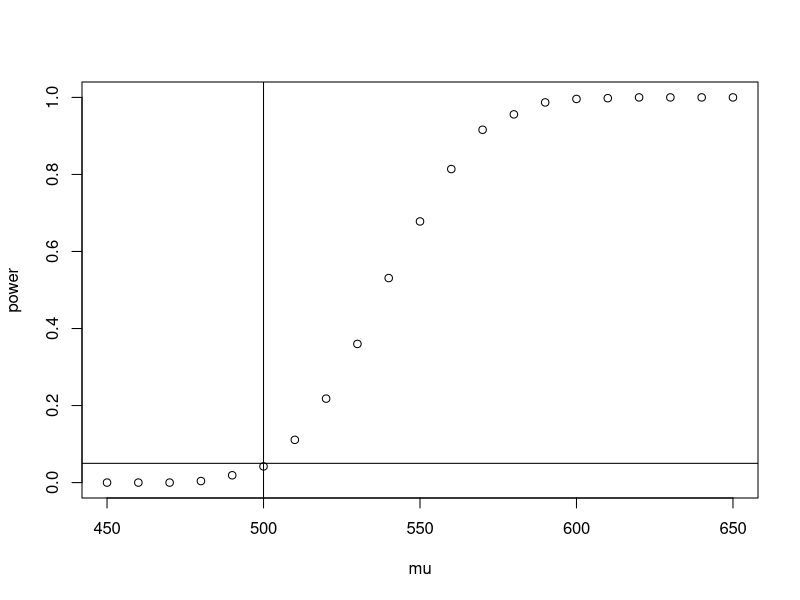
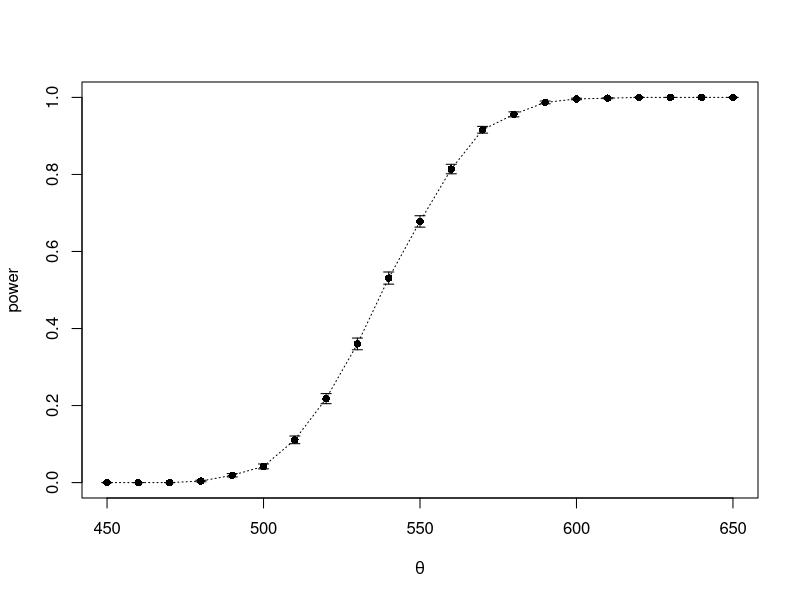
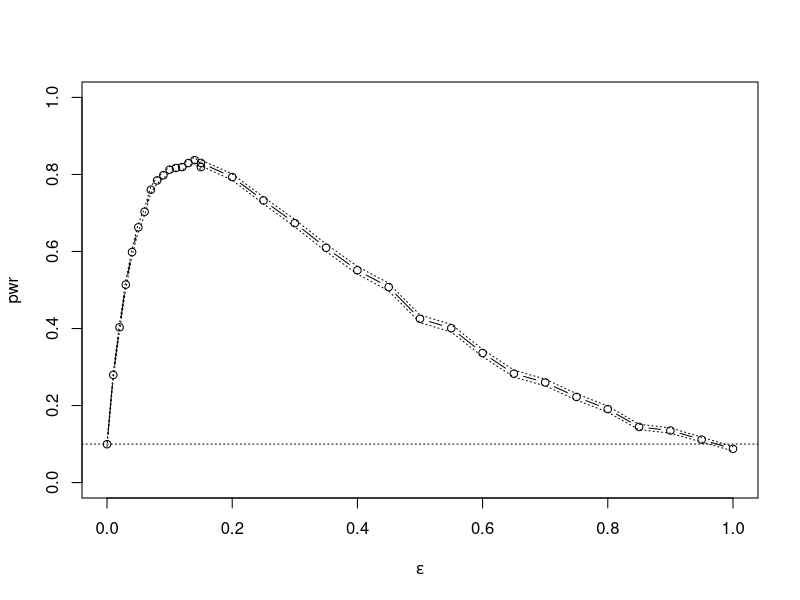

Write the R code that produced these figures, in order.
### Example 6.5 (MC estimate of confidence level)

#set.seed(123)
n <- 20
alpha <- .05
UCL <- replicate(1000, expr = {
  x <- rnorm(n, mean = 0, sd = 2)
  (n-1) * var(x) / qchisq(alpha, df = n-1)
} )
#count the number of intervals that contain sigma^2=4
sum(UCL > 4)
#or compute the mean to get the confidence level
mean(UCL > 4)


### Example 6.6 (Empirical confidence level)

n <- 20
alpha <- .05
UCL <- replicate(1000, expr = {
  x <- rchisq(n, df = 2)
  (n-1) * var(x) / qchisq(alpha, df = n-1)
} )
sum(UCL > 4)
mean(UCL > 4)


### Example 6.7 (Empirical Type I error rate)

n <- 20
alpha <- .05
mu0 <- 500
sigma <- 100

m <- 10000          #number of replicates
p <- numeric(m)     #storage for p-values
for (j in 1:m) {
  x <- rnorm(n, mu0, sigma)
  ttest <- t.test(x, alternative = "greater", mu = mu0)
  p[j] <- ttest$p.value
}

p.hat <- mean(p < alpha)
se.hat <- sqrt(p.hat * (1 - p.hat) / m)
print(c(p.hat, se.hat))


### Example 6.8 (Skewness test of normality)

n <- c(10, 20, 30, 50, 100, 500) #sample sizes
cv <- qnorm(.975, 0, sqrt(6/n))  #crit. values for each n

sk <- function(x) {
  #computes the sample skewness coeff.
  xbar <- mean(x)
  m3 <- mean((x - xbar)^3)
  m2 <- mean((x - xbar)^2)
  return( m3 / m2^1.5 )
}

#n is a vector of sample sizes
#we are doing length(n) different simulations

p.reject <- numeric(length(n)) #to store sim. results
m <- 10000                     #num. repl. each sim.

for (i in 1:length(n)) {
  sktests <- numeric(m)       #test decisions
  for (j in 1:m) {
    x <- rnorm(n[i])
    #test decision is 1 (reject) or 0
    sktests[j] <- as.integer(abs(sk(x)) >= cv[i] )
  }
  p.reject[i] <- mean(sktests) #proportion rejected
}

p.reject


### Example 6.9 (Empirical power)

n <- 20
m <- 1000
mu0 <- 500
sigma <- 100
mu <- c(seq(450, 650, 10))  #alternatives
M <- length(mu)
power <- numeric(M)
for (i in 1:M) {
  mu1 <- mu[i]
  pvalues <- replicate(m, expr = {
    #simulate under alternative mu1
    x <- rnorm(n, mean = mu1, sd = sigma)
    ttest <- t.test(x,
                    alternative = "greater", mu = mu0)
    ttest$p.value  } )
  power[i] <- mean(pvalues <= .05)
}

#par(ask = TRUE)
library(Hmisc)  #for errbar
plot(mu, power)
abline(v = mu0, lty = 1)
abline(h = .05, lty = 1)

#add standard errors
se <- sqrt(power * (1-power) / m)
errbar(mu, power, yplus = power+se, yminus = power-se,
       xlab = bquote(theta))
lines(mu, power, lty=3)
detach(package:Hmisc)
#par(ask = FALSE)


### Example 6.10 (Power of the skewness test of normality)

alpha <- .1
n <- 30
m <- 2500
epsilon <- c(seq(0, .15, .01), seq(.15, 1, .05))
N <- length(epsilon)
pwr <- numeric(N)
#critical value for the skewness test
cv <- qnorm(1-alpha/2, 0, sqrt(6*(n-2) / ((n+1)*(n+3))))

for (j in 1:N) {           #for each epsilon
  e <- epsilon[j]
  sktests <- numeric(m)
  for (i in 1:m) {       #for each replicate
    sigma <- sample(c(1, 10), replace = TRUE,
                    size = n, prob = c(1-e, e))
    x <- rnorm(n, 0, sigma)
    sktests[i] <- as.integer(abs(sk(x)) >= cv)
  }
  pwr[j] <- mean(sktests)
}
#plot power vs epsilon
plot(epsilon, pwr, type = "b",
     xlab = bquote(epsilon), ylim = c(0,1))
abline(h = .1, lty = 3)
se <- sqrt(pwr * (1-pwr) / m)  #add standard errors
lines(epsilon, pwr+se, lty = 3)
lines(epsilon, pwr-se, lty = 3)
